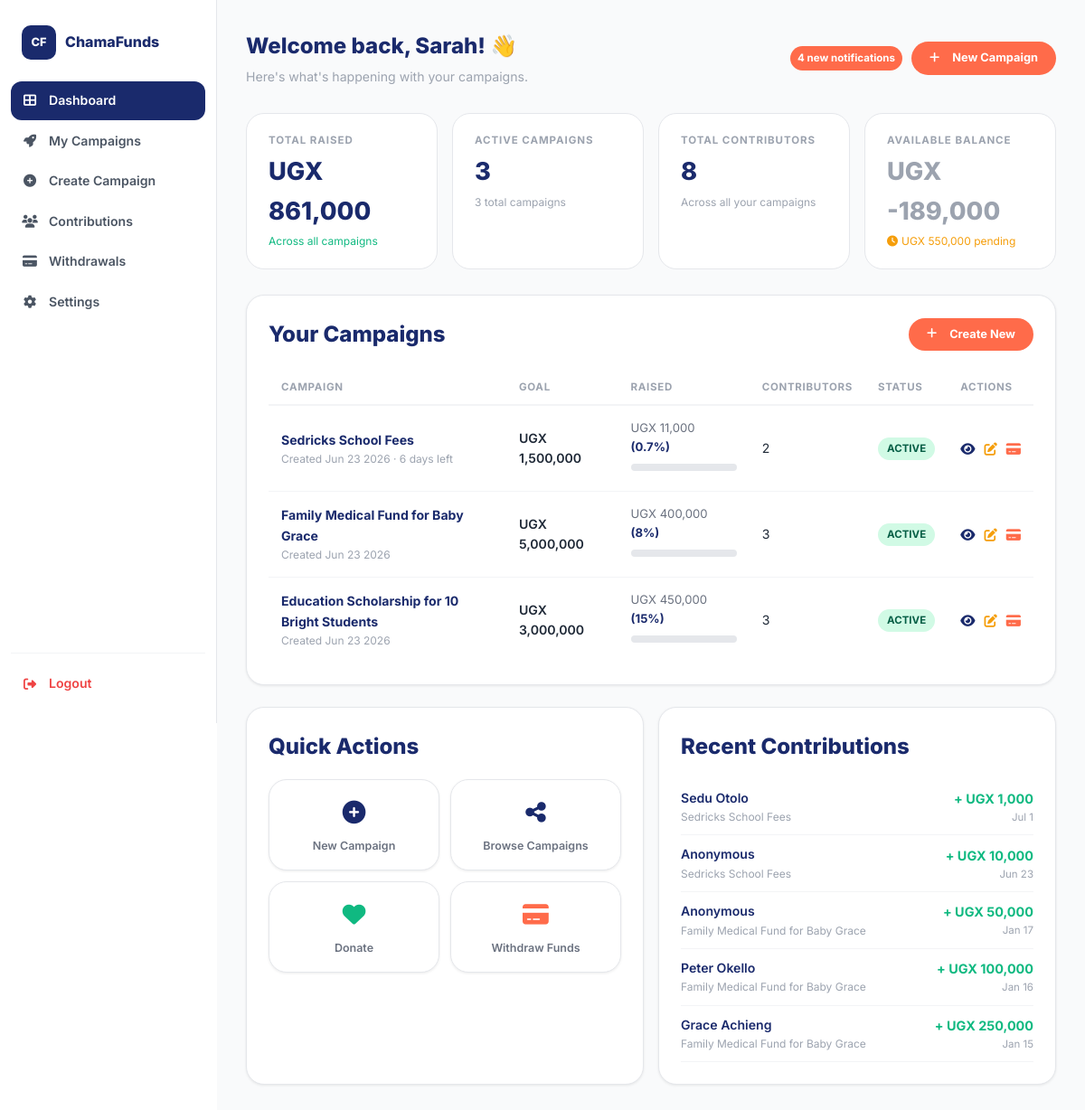
The app's page /dashboard.php (signed in) with its own data.
### tables this page shows
CREATE TABLE `campaigns` (
  `campaign_id` int(11) NOT NULL,
  `campaigner_id` int(11) NOT NULL,
  `display_name` varchar(120) DEFAULT NULL,
  `title` varchar(150) NOT NULL,
  `slug` varchar(150) NOT NULL,
  `description` text NOT NULL,
  `category` varchar(50) NOT NULL,
  `goal_amount` decimal(15,2) NOT NULL,
  `currency` varchar(3) NOT NULL DEFAULT 'UGX',
  `raised_amount` decimal(15,2) DEFAULT 0.00,
  `contributor_count` int(11) DEFAULT 0,
  `image_url` varchar(500) DEFAULT NULL,
  `mobile_money_number` varchar(20) NOT NULL,
  `mobile_money_network` varchar(50) NOT NULL,
  `status` enum('draft','active','paused','suspended','completed','flagged') DEFAULT 'draft',
  `start_date` timestamp NOT NULL DEFAULT current_timestamp(),
  `end_date` timestamp NULL DEFAULT NULL,
  `country` varchar(50) NOT NULL,
  `is_featured` tinyint(1) DEFAULT 0,
  `view_count` int(11) DEFAULT 0,
  `share_count` int(11) DEFAULT 0,
  `created_at` timestamp NOT NULL DEFAULT current_timestamp(),
  `updated_at` timestamp NOT NULL DEFAULT current_timestamp() ON UPDATE current_timestamp(),
  `multiple_images` longtext DEFAULT NULL CHECK (json_valid(`multiple_images`))
);

CREATE TABLE `donations` (
  `donation_id` int(11) NOT NULL,
  `campaign_id` int(11) NOT NULL,
  `donor_id` int(11) DEFAULT NULL,
  `donor_name` varchar(100) DEFAULT NULL,
  `donor_email` varchar(100) DEFAULT NULL,
  `donor_phone` varchar(20) NOT NULL,
  `is_anonymous` tinyint(1) DEFAULT 0,
  `amount` decimal(15,2) NOT NULL,
  `fee_percentage` decimal(5,2) NOT NULL DEFAULT 7.50,
  `fee_amount` decimal(15,2) GENERATED ALWAYS AS (`amount` * (`fee_percentage` / 100)) STORED,
  `net_amount` decimal(15,2) GENERATED ALWAYS AS (`amount` - `amount` * (`fee_percentage` / 100)) STORED,
  `tip_amount` decimal(15,2) DEFAULT 0.00,
  `status` enum('pending','completed','failed','refunded') DEFAULT 'pending',
  `transaction_reference` varchar(100) DEFAULT NULL,
  `mobile_money_network` varchar(50) NOT NULL,
  `payment_date` timestamp NULL DEFAULT NULL,
  `created_at` timestamp NOT NULL DEFAULT current_timestamp(),
  `pesapal_tracking_id` varchar(100) DEFAULT NULL,
  `currency` varchar(3) DEFAULT 'UGX'
);

### dashboard.php (the view, shortened to what this page needs)
<?php
$conn = require_once __DIR__ . '/db/connection.php';
$uid  = (int)$_SESSION['user_id'];
$user = $_SESSION['user'];
$myCampaigns = $conn->query(
    "SELECT c.*, ROUND((c.raised_amount / c.goal_amount) * 100, 1) AS pct,
            DATEDIFF(c.end_date, NOW()) AS days_left
     FROM campaigns c
     WHERE c.campaigner_id = $uid
     ORDER BY c.created_at DESC"
);
$totalRaised = $conn->query(
    "SELECT COALESCE(SUM(raised_amount),0) FROM campaigns WHERE campaigner_id = $uid"
)->fetch_row()[0];
$activeCnt = $conn->query(
    "SELECT COUNT(*) FROM campaigns WHERE campaigner_id = $uid AND status='active'"
)->fetch_row()[0];
$totalContribs = $conn->query(
    "SELECT COALESCE(SUM(contributor_count),0) FROM campaigns WHERE campaigner_id = $uid"
)->fetch_row()[0];
$pendingWd = $conn->query(
    "SELECT COALESCE(SUM(gross_amount),0) FROM withdrawals w
     JOIN campaigns c ON w.campaign_id = c.campaign_id
     WHERE c.campaigner_id = $uid AND w.status IN ('pending','approved')"
)->fetch_row()[0];
$recentDonations = $conn->query(
    "SELECT d.donor_name, d.is_anonymous, d.amount, d.payment_date, c.title AS campaign_title, c.currency
     FROM donations d
     JOIN campaigns c ON d.campaign_id = c.campaign_id
     WHERE c.campaigner_id = $uid AND d.status='completed'
     ORDER BY d.payment_date DESC LIMIT 5"
);
$unreadCount = $conn->query(
    "SELECT COUNT(*) FROM notifications WHERE user_id = $uid AND is_read = 0"
)->fetch_row()[0];
$withdrawnTotal = $conn->query(
    "SELECT COALESCE(SUM(w.gross_amount),0)
     FROM withdrawals w
     JOIN campaigns c ON w.campaign_id = c.campaign_id
     WHERE c.campaigner_id = $uid AND w.status IN ('pending','approved','completed')"
)->fetch_row()[0];
$availableBalance = $totalRaised - $withdrawnTotal;
?>
<!DOCTYPE html>
<html lang="en">
<head>
  <link rel="stylesheet" href="https://cdnjs.cloudflare.com/ajax/libs/font-awesome/6.5.0/css/all.min.css" />
  <link rel="stylesheet" href="<?= BASE ?>/css/style.css" />
</head>
<body>
<div class="dashboard-layout">
  <aside class="sidebar">
    <div class="sidebar-brand">
      <div class="navbar-logo">CF</div>
      <span style="font-weight:800;color:#1A2A6C;font-size:1rem;">ChamaFunds</span>
    </div>
    <nav class="sidebar-nav">
      <a href="<?= BASE ?>/dashboard.php" class="sidebar-link active"><i class="fas fa-th-large"></i>Dashboard</a>
      <a href="#myCampaignsSection" class="sidebar-link"><i class="fas fa-rocket"></i>My Campaigns</a>
      <a href="<?= BASE ?>/create-campaign.php" class="sidebar-link"><i class="fas fa-plus-circle"></i>Create Campaign</a>
      <a href="#recentDonationsSection" class="sidebar-link"><i class="fas fa-users"></i>Contributions</a>
      <a href="<?= BASE ?>/withdraw.php" class="sidebar-link"><i class="fas fa-credit-card"></i>Withdrawals</a>
      <a href="<?= BASE ?>/profile.php" class="sidebar-link"><i class="fas fa-cog"></i>Settings</a>
    </nav>
    <div class="sidebar-footer">
      <a href="<?= BASE ?>/api/auth.php?action=logout" class="sidebar-link logout-link"><i class="fas fa-sign-out-alt"></i>Logout</a>
    </div>
  </aside>
  <main class="main-content">
    <div class="page-header">
      <div style="display:flex;justify-content:space-between;align-items:center;flex-wrap:wrap;gap:12px;">
        <div>
          <h1>Welcome back, <?= htmlspecialchars(explode(' ', $user['full_name'])[0]) ?>! 👋</h1>
          <p>Here's what's happening with your campaigns.</p>
        </div>
        <div style="display:flex;gap:10px;align-items:center;">
          <?php if ($unreadCount > 0): ?>
          <span style="background:#FF6B4A;color:#fff;font-size:.72rem;font-weight:700;padding:4px 8px;border-radius:99px;">
            <?= $unreadCount ?> new notification<?= $unreadCount > 1 ? 's' : '' ?>
          </span>
          <?php endif; ?>
          <a href="<?= BASE ?>/create-campaign.php" class="btn btn-primary btn-sm"><i class="fas fa-plus" style="margin-right:6px;"></i>New Campaign</a>
        </div>
      </div>
    </div>
    <div class="grid-4" style="margin-bottom:28px;">
      <div class="stat-card">
        <p class="stat-label">Total Raised</p>
        <p class="stat-value">UGX <?= number_format($totalRaised) ?></p>
        <p class="stat-sub" style="color:#10b981;">Across all campaigns</p>
      </div>
      <div class="stat-card">
        <p class="stat-label">Active Campaigns</p>
        <p class="stat-value"><?= $activeCnt ?></p>
        <p class="stat-sub" style="color:#9ca3af;"><?= $myCampaigns ? $myCampaigns->num_rows : 0 ?> total campaigns</p>
      </div>
      <div class="stat-card">
        <p class="stat-label">Total Contributors</p>
        <p class="stat-value"><?= number_format($totalContribs) ?></p>
        <p class="stat-sub" style="color:#9ca3af;">Across all your campaigns</p>
      </div>
      <div class="stat-card">
        <p class="stat-label">Available Balance</p>
        <p class="stat-value" style="color:<?= $availableBalance > 0 ? '#10b981' : '#9ca3af' ?>;">UGX <?= number_format($availableBalance) ?></p>
        <p class="stat-sub" style="color:#f59e0b;">
          <?php if ($pendingWd > 0): ?>
          <i class="fas fa-clock" style="margin-right:4px;"></i>UGX <?= number_format($pendingWd) ?> pending
          <?php else: echo 'No pending withdrawals'; endif; ?>
        </p>
      </div>
    </div>
    <div class="card" style="padding:24px;margin-bottom:24px;" id="myCampaignsSection">
      <div style="display:flex;justify-content:space-between;align-items:center;margin-bottom:20px;flex-wrap:wrap;gap:12px;">
        <h2 style="font-weight:800;color:#1A2A6C;">Your Campaigns</h2>
        <a href="<?= BASE ?>/create-campaign.php" class="btn btn-primary btn-sm"><i class="fas fa-plus" style="margin-right:6px;"></i>Create New</a>
      </div>
      <?php if ($myCampaigns && $myCampaigns->num_rows > 0): ?>
      <div class="table-wrap">
        <table>
          <thead><tr><th>Campaign</th><th>Goal</th><th>Raised</th><th>Contributors</th><th>Status</th><th>Actions</th></tr></thead>
          <tbody>
            <?php
            $myCampaigns->data_seek(0);
            while ($c = $myCampaigns->fetch_assoc()):
              $pct = min(100, (float)$c['pct']);
            ?>
            <tr>
              <td>
                <p style="font-weight:700;color:#1A2A6C;"><?= htmlspecialchars($c['title']) ?></p>
                <p style="font-size:.75rem;color:#9ca3af;">
                  Created <?= date('M j Y', strtotime($c['created_at'])) ?>
                  <?= $c['days_left'] > 0 ? ' · ' . $c['days_left'] . ' days left' : '' ?>
                </p>
              </td>
              <td style="font-weight:600;"><?= $c['currency'] ?> <?= number_format($c['goal_amount']) ?></td>
              <td>
                <p style="font-size:.82rem;color:#6b7280;margin-bottom:4px;"><?= $c['currency'] ?> <?= number_format($c['raised_amount']) ?> <span style="color:#1A2A6C;font-weight:700;">(<?= $pct ?>%)</span></p>
                <div class="progress-wrap" style="min-width:100px;"><div class="progress-fill" data-width="<?= $pct ?>%"></div></div>
              </td>
              <td><?= $c['contributor_count'] ?></td>
              <td><span class="status-badge status-<?= $c['status'] ?>"><?= ucfirst($c['status']) ?></span></td>
              <td>
                <div style="display:flex;gap:10px;color:#9ca3af;font-size:.9rem;">
                  <a href="<?= BASE ?>/campaign-detail.php?id=<?= $c['campaign_id'] ?>" title="View" style="color:#1A2A6C;"><i class="fas fa-eye"></i></a>
                  <?php if (in_array($c['status'], ['draft','active','paused'])): ?>
                  <a href="<?= BASE ?>/edit-campaign.php?id=<?= $c['campaign_id'] ?>" title="Edit campaign" style="color:#f59e0b;"><i class="fas fa-edit"></i></a>
                  <?php endif; ?>
                  <?php if ($c['status'] === 'active' && $c['raised_amount'] > 0): ?>
                  <a href="<?= BASE ?>/withdraw.php?campaign_id=<?= $c['campaign_id'] ?>" title="Withdraw" style="color:#FF6B4A;"><i class="fas fa-credit-card"></i></a>
                  <?php endif; ?>
                </div>
              </td>
            </tr>
            <?php endwhile; ?>
          </tbody>
        </table>
      </div>
      <?php endif; ?>
    </div>
    <div class="grid-2">
      <div class="card" style="padding:24px;">
        <h2 style="font-weight:800;color:#1A2A6C;margin-bottom:16px;">Quick Actions</h2>
        <div style="display:grid;grid-template-columns:1fr 1fr;gap:12px;">
          <a href="<?= BASE ?>/create-campaign.php" class="card" style="padding:16px;text-align:center;text-decoration:none;">
            <div style="font-size:1.6rem;color:#1A2A6C;"><i class="fas fa-plus-circle"></i></div>
            <p style="font-size:.78rem;font-weight:600;color:#6b7280;margin-top:6px;">New Campaign</p>
          </a>
          <a href="<?= BASE ?>/campaign-drives.php" class="card" style="padding:16px;text-align:center;text-decoration:none;">
            <div style="font-size:1.6rem;color:#1A2A6C;"><i class="fas fa-share-alt"></i></div>
            <p style="font-size:.78rem;font-weight:600;color:#6b7280;margin-top:6px;">Browse Campaigns</p>
          </a>
          <a href="<?= BASE ?>/donate.php" class="card" style="padding:16px;text-align:center;text-decoration:none;">
            <div style="font-size:1.6rem;color:#10b981;"><i class="fas fa-heart"></i></div>
            <p style="font-size:.78rem;font-weight:600;color:#6b7280;margin-top:6px;">Donate</p>
          </a>
          <a href="<?= BASE ?>/withdraw.php" class="card" style="padding:16px;text-align:center;text-decoration:none;">
            <div style="font-size:1.6rem;color:#FF6B4A;"><i class="fas fa-credit-card"></i></div>
            <p style="font-size:.78rem;font-weight:600;color:#6b7280;margin-top:6px;">Withdraw Funds</p>
          </a>
        </div>
      </div>
      <div class="card" style="padding:24px;" id="recentDonationsSection">
        <h2 style="font-weight:800;color:#1A2A6C;margin-bottom:16px;">Recent Contributions</h2>
        <?php if ($recentDonations && $recentDonations->num_rows > 0): ?>
          <?php while ($d = $recentDonations->fetch_assoc()): ?>
          <div style="display:flex;justify-content:space-between;align-items:center;padding:10px 0;border-bottom:1px solid #f3f4f6;">
            <div>
              <p style="font-weight:600;color:#1A2A6C;font-size:.88rem;"><?= $d['is_anonymous'] ? 'Anonymous' : htmlspecialchars($d['donor_name']) ?></p>
              <p style="font-size:.75rem;color:#9ca3af;"><?= htmlspecialchars($d['campaign_title']) ?></p>
            </div>
            <div style="text-align:right;">
              <p style="font-weight:700;color:#10b981;font-size:.9rem;">+ <?= $d['currency'] ?> <?= number_format($d['amount']) ?></p>
              <p style="font-size:.72rem;color:#9ca3af;"><?= date('M j', strtotime($d['payment_date'])) ?></p>
            </div>
          </div>
          <?php endwhile; ?>
        <?php else: ?>
          <p style="color:#9ca3af;font-size:.88rem;text-align:center;padding:20px 0;">No contributions yet.</p>
        <?php endif; ?>
      </div>
    </div>
  </main>
</div>
</body>
</html>

### records on screen
campaigns: title "Sedricks School Fees", created_at "Jun 23 2026", days_left "6", currency "UGX", goal_amount "1,500,000", raised_amount "11,000", pct "0.7", contributor_count "2", status "ACTIVE"
campaigns: title "Family Medical Fund for Baby Grace", created_at "Jun 23 2026", currency "UGX", goal_amount "5,000,000", raised_amount "400,000", pct "8", contributor_count "3", status "ACTIVE"
campaigns: title "Education Scholarship for 10 Bright Students", created_at "Jun 23 2026", currency "UGX", goal_amount "3,000,000", raised_amount "450,000", pct "15", contributor_count "3", status "ACTIVE"
donations: donor_name "Sedu Otolo", campaign.title "Sedricks School Fees", campaign.currency "UGX", amount "1,000", payment_date "Jul 1"
donations: is_anonymous "Anonymous", campaign.title "Sedricks School Fees", campaign.currency "UGX", amount "10,000", payment_date "Jun 23"
donations: is_anonymous "Anonymous", campaign.title "Family Medical Fund for Baby Grace", campaign.currency "UGX", amount "50,000", payment_date "Jan 17"
donations: donor_name "Peter Okello", campaign.title "Family Medical Fund for Baby Grace", campaign.currency "UGX", amount "100,000", payment_date "Jan 16"
donations: donor_name "Grace Achieng", campaign.title "Family Medical Fund for Baby Grace", campaign.currency "UGX", amount "250,000", payment_date "Jan 15"

### other values on screen
explode(' ', $user['full_name'])[0] "Sarah"
$unreadCount "4"
$totalRaised "861,000"
$activeCnt "3"
$myCampaigns->num_rows "3"
$totalContribs "8"
$availableBalance "-189,000"
$pendingWd "550,000"
